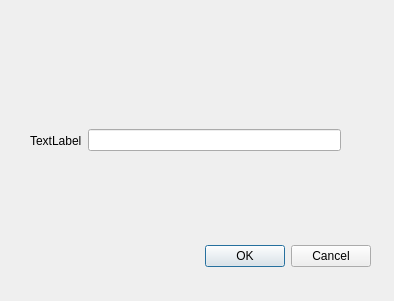
<?xml version="1.0" encoding="UTF-8"?>
<ui version="4.0">
 <class>ModifyDialog</class>
 <widget class="QDialog" name="ModifyDialog">
  <property name="geometry">
   <rect>
    <x>0</x>
    <y>0</y>
    <width>394</width>
    <height>301</height>
   </rect>
  </property>
  <property name="windowTitle">
   <string>Dialog</string>
  </property>
  <widget class="QDialogButtonBox" name="buttonBox">
   <property name="geometry">
    <rect>
     <x>30</x>
     <y>240</y>
     <width>341</width>
     <height>32</height>
    </rect>
   </property>
   <property name="orientation">
    <enum>Qt::Horizontal</enum>
   </property>
   <property name="standardButtons">
    <set>QDialogButtonBox::Cancel|QDialogButtonBox::Ok</set>
   </property>
  </widget>
  <widget class="QWidget" name="widget" native="true">
   <property name="geometry">
    <rect>
     <x>30</x>
     <y>120</y>
     <width>311</width>
     <height>41</height>
    </rect>
   </property>
   <layout class="QHBoxLayout" name="horizontalLayout">
    <item>
     <widget class="QLabel" name="label">
      <property name="text">
       <string>TextLabel</string>
      </property>
     </widget>
    </item>
    <item>
     <widget class="QLineEdit" name="lineEdit"/>
    </item>
   </layout>
  </widget>
 </widget>
 <resources/>
 <connections>
  <connection>
   <sender>buttonBox</sender>
   <signal>accepted()</signal>
   <receiver>ModifyDialog</receiver>
   <slot>accept()</slot>
   <hints>
    <hint type="sourcelabel">
     <x>248</x>
     <y>254</y>
    </hint>
    <hint type="destinationlabel">
     <x>157</x>
     <y>274</y>
    </hint>
   </hints>
  </connection>
  <connection>
   <sender>buttonBox</sender>
   <signal>rejected()</signal>
   <receiver>ModifyDialog</receiver>
   <slot>reject()</slot>
   <hints>
    <hint type="sourcelabel">
     <x>316</x>
     <y>260</y>
    </hint>
    <hint type="destinationlabel">
     <x>286</x>
     <y>274</y>
    </hint>
   </hints>
  </connection>
 </connections>
</ui>
